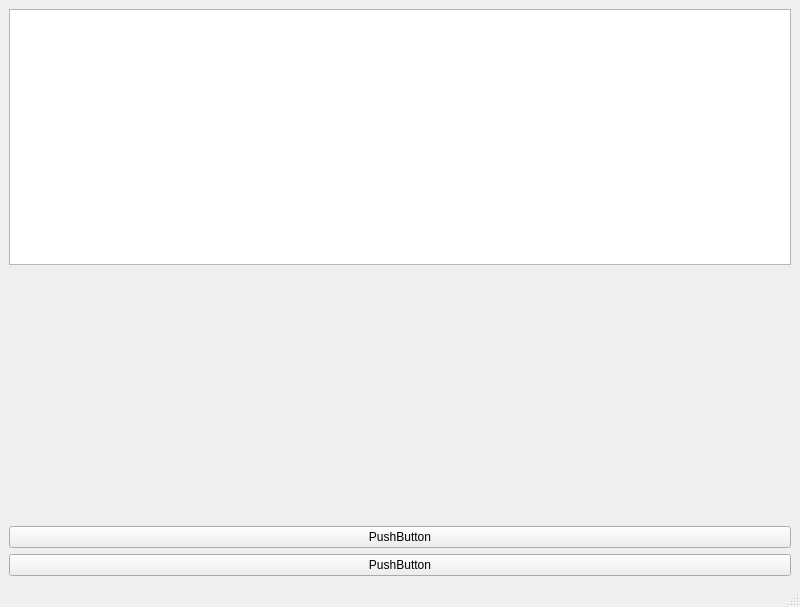
<?xml version="1.0" encoding="UTF-8"?>
<ui version="4.0">
 <class>MainWindow</class>
 <widget class="QMainWindow" name="MainWindow">
  <property name="geometry">
   <rect>
    <x>0</x>
    <y>0</y>
    <width>800</width>
    <height>607</height>
   </rect>
  </property>
  <property name="sizePolicy">
   <sizepolicy hsizetype="Fixed" vsizetype="Fixed">
    <horstretch>0</horstretch>
    <verstretch>0</verstretch>
   </sizepolicy>
  </property>
  <property name="windowTitle">
   <string>MainWindow</string>
  </property>
  <widget class="QWidget" name="centralwidget">
   <layout class="QGridLayout" name="gridLayout">
    <item row="2" column="0">
     <widget class="QPushButton" name="pushButton">
      <property name="text">
       <string>PushButton</string>
      </property>
     </widget>
    </item>
    <item row="3" column="0">
     <widget class="QPushButton" name="pushButton_2">
      <property name="text">
       <string>PushButton</string>
      </property>
     </widget>
    </item>
    <item row="1" column="0">
     <spacer name="verticalSpacer_2">
      <property name="orientation">
       <enum>Qt::Vertical</enum>
      </property>
      <property name="sizeHint" stdset="0">
       <size>
        <width>20</width>
        <height>40</height>
       </size>
      </property>
     </spacer>
    </item>
    <item row="0" column="0">
     <widget class="QListView" name="listView"/>
    </item>
   </layout>
  </widget>
  <widget class="QMenuBar" name="menubar">
   <property name="geometry">
    <rect>
     <x>0</x>
     <y>0</y>
     <width>800</width>
     <height>22</height>
    </rect>
   </property>
  </widget>
  <widget class="QStatusBar" name="statusbar"/>
 </widget>
 <resources/>
 <connections/>
</ui>
